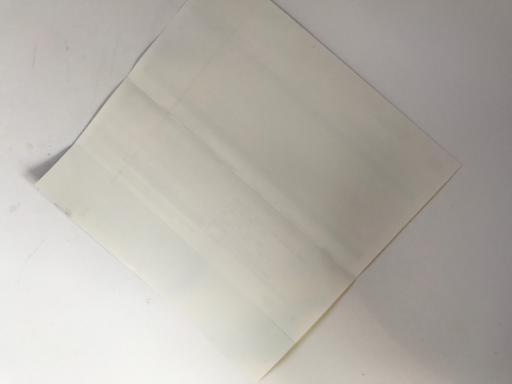
#> input picture images/kertas/kertas106.jpg, 512 x 384 px; its folder holds only this picture in this run
$ python feature_extraction_color.py
#> lines starting #> are read from the running program, lines starting #| are printed output that depends on the picture; after the words box and inside, x2 and y2 are one past the last pixel; in counts of white or black regions, pixels touching at a corner belong together
import cv2
import numpy as np
import os

def extract_color_features(image_path):
#> called with image_path = 'images/kertas/kertas106.jpg'
    img = cv2.imread(image_path)
#> img is the input picture: shape (384, 512, 3); mean B, G, R 169.5, 176.7, 180.8

    img_rgb = cv2.cvtColor(img, cv2.COLOR_BGR2RGB)
    img_rgb = cv2.resize(img_rgb, (200, 200))  # Optional: resize agar konsisten
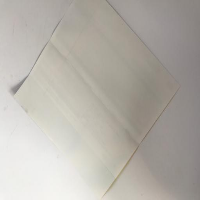
#> img_rgb: shape (200, 200, 3); mean R, G, B 180.8, 176.6, 169.4

    # --- FUNGSI EXTRACT LAB FEATURES DIINTEGRASIKAN DI SINI ---
    # Convert RGB ke Lab
    img_lab = cv2.cvtColor(img_rgb, cv2.COLOR_RGB2LAB)
#> img_lab: shape (200, 200, 3); mean of channels 0, 1, 2 183.7, 128.2, 132.3

    # Statistik mean dan std (L, a, b)
    mean_lab = cv2.mean(img_lab)[:3]
#> mean_lab = (183.7, 128.2, 132.3)
    std_lab = np.std(img_lab.reshape(-1, 3), axis=0)
#> std_lab = [30.77, 1.17, 2.39]
    lab_statistik = list(mean_lab) + list(std_lab)
#> lab_statistik = [183.7, 128.2, 132.3, 30.77, 1.17, 2.39]

    # Histogram Lab 8 bin per channel
    hist_l = cv2.calcHist([img_lab], [0], None, [8], [0, 256]).flatten()
#> hist_l = [0, 0, 0, 15, 11756, 13050, 9119, 6060]
    hist_a = cv2.calcHist([img_lab], [1], None, [8], [0, 256]).flatten()
#> hist_a = [0, 0, 0, 13655, 26345, 0, 0, 0]
    hist_b = cv2.calcHist([img_lab], [2], None, [8], [0, 256]).flatten()
#> hist_b = [0, 0, 0, 7, 39993, 0, 0, 0]
    hist_l = cv2.normalize(hist_l, hist_l).flatten()
#> hist_l = [0, 0, 0, 0.000725, 0.568, 0.631, 0.441, 0.293]
    hist_a = cv2.normalize(hist_a, hist_a).flatten()
#> hist_a = [0, 0, 0, 0.46, 0.888, 0, 0, 0]
    hist_b = cv2.normalize(hist_b, hist_b).flatten()
#> hist_b = [0, 0, 0, 0.000175, 1, 0, 0, 0]
    lab_histogram = list(hist_l) + list(hist_a) + list(hist_b)
#> lab_histogram = [0, 0, 0, 0.000725, 0.568, 0.631, 0.441, 0.293, 0, 0, 0, 0.46, 0.888, 0, 0, 0, 0, 0, 0, 0.000175, 1, 0, 0, 0]

    # --- RGB FEATURES ---
    # Statistik mean dan std (R,G,B)
    mean_rgb = cv2.mean(img_rgb)[:3]
#> mean_rgb = (180.8, 176.6, 169.4)
    std_rgb = np.std(img_rgb.reshape(-1, 3), axis=0)
#> std_rgb = [31.37, 33.23, 33.67]
    fitur_rgb_statistik = list(mean_rgb) + list(std_rgb)  # 6 fitur
#> fitur_rgb_statistik = [180.8, 176.6, 169.4, 31.37, 33.23, 33.67]

    # Histogram warna RGB (8-bin per channel)
    hist_r = cv2.calcHist([img_rgb], [0], None, [8], [0, 256]).flatten()
#> hist_r = [0, 0, 0, 20, 12854, 12750, 8725, 5651]
    hist_g = cv2.calcHist([img_rgb], [1], None, [8], [0, 256]).flatten()
#> hist_g = [0, 0, 0, 94, 15612, 11256, 7614, 5424]
    hist_b = cv2.calcHist([img_rgb], [2], None, [8], [0, 256]).flatten()
#> hist_b = [0, 0, 0, 1012, 19022, 10097, 4975, 4894]
    hist_r = cv2.normalize(hist_r, hist_r).flatten()
#> hist_r = [0, 0, 0, 0.000958, 0.616, 0.611, 0.418, 0.271]
    hist_g = cv2.normalize(hist_g, hist_g).flatten()
#> hist_g = [0, 0, 0, 0.00439, 0.73, 0.526, 0.356, 0.253]
    hist_b = cv2.normalize(hist_b, hist_b).flatten()
#> hist_b = [0, 0, 0, 0.0447, 0.839, 0.446, 0.22, 0.216]
    fitur_rgb_histogram = list(hist_r) + list(hist_g) + list(hist_b)  # 24 fitur
#> fitur_rgb_histogram = [0, 0, 0, 0.000958, 0.616, 0.611, 0.418, 0.271, 0, 0, 0, 0.00439, 0.73, 0.526, 0.356, 0.253, 0, 0, 0, 0.0447, 0.839, 0.446, 0.22, 0.216]

    # Rasio warna putih pada RGB
    mask_white = cv2.inRange(img_rgb, (200, 200, 200), (255, 255, 255))
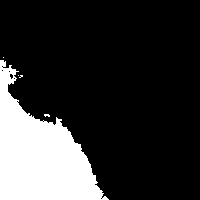
#> mask_white: shape (200, 200); 19.5% white; 5 white regions (4 under 20 px), largest, box (x1, y1, x2, y2) and area: (0, 60, 109, 200) 7781
    white_ratio = np.sum(mask_white > 0) / mask_white.size  # 1 fitur
#> white_ratio = 0.195

    # --- HSV FEATURES ---
    img_hsv = cv2.cvtColor(img_rgb, cv2.COLOR_RGB2HSV)
#> img_hsv: shape (200, 200, 3); mean H, S, V 18.7, 16.9, 180.8

    # Statistik mean dan std (H,S,V)
    mean_hsv = cv2.mean(img_hsv)[:3]
#> mean_hsv = (18.73, 16.86, 180.8)
    std_hsv = np.std(img_hsv.reshape(-1, 3), axis=0)
#> std_hsv = [8.32, 8.54, 31.4]
    fitur_hsv_statistik = list(mean_hsv) + list(std_hsv)  # 6 fitur
#> fitur_hsv_statistik = [18.73, 16.86, 180.8, 8.32, 8.54, 31.4]

    # Histogram HSV: H=8 bins (0-180), S=4 bins, V=4 bins
    hist_h = cv2.calcHist([img_hsv], [0], None, [8], [0, 180]).flatten()
#> hist_h = [25231, 14743, 0, 0, 0, 0, 4, 22]
    hist_s = cv2.calcHist([img_hsv], [1], None, [4], [0, 256]).flatten()
#> hist_s = [39989, 11, 0, 0]
    hist_v = cv2.calcHist([img_hsv], [2], None, [4], [0, 256]).flatten()
#> hist_v = [0, 20, 25590, 14390]
    hist_h = cv2.normalize(hist_h, hist_h).flatten()
#> hist_h = [0.863, 0.505, 0, 0, 0, 0, 0.000137, 0.000753]
    hist_s = cv2.normalize(hist_s, hist_s).flatten()
#> hist_s = [1, 0.000275, 0, 0]
    hist_v = cv2.normalize(hist_v, hist_v).flatten()
#> hist_v = [0, 0.000681, 0.872, 0.49]
    fitur_hsv_histogram = list(hist_h) + list(hist_s) + list(hist_v)  # 16 fitur
#> fitur_hsv_histogram = [0.863, 0.505, 0, 0, 0, 0, 0.000137, 0.000753, 1, 0.000275, 0, 0, 0, 0.000681, 0.872, 0.49]

    # Gabungkan semua fitur
    color_features = (
        fitur_rgb_statistik +
        fitur_rgb_histogram +
        [white_ratio] +
        fitur_hsv_statistik +
        fitur_hsv_histogram +
        lab_statistik +
        lab_histogram
    )  # Total fitur: 6 + 24 + 1 + 6 + 16 + 6 + 24 = 83 fitur
#> color_features = 83 values, max 183.7 at index 53, min 0 at index 6, mean 16.65

    return color_features


if __name__ == "__main__":
    image_dir = 'images/kertas'

    if not os.path.exists(image_dir):
        print(f"Direktori citra '{image_dir}' tidak ditemukan.")
    else:
        all_files_in_dir = os.listdir(image_dir)
        print(f"Jumlah total file di direktori '{image_dir}': {len(all_files_in_dir)}")

        image_files = [f for f in all_files_in_dir if f.lower().endswith(('.jpg', '.jpeg', '.png'))]
        print(f"Jumlah file citra yang terdeteksi setelah filter: {len(image_files)}")

        all_color_features = []
        for img_file in image_files:
            img_path = os.path.join(image_dir, img_file)
            features = extract_color_features(img_path)
#> features has the same summary as color_features in extract_color_features
            if features is not None:
                all_color_features.append(features)

        if all_color_features:
            all_color_features = np.array(all_color_features)
            print("--------------------------------------------")
            print(f"Ekstraksi fitur warna selesai. Total fitur diekstrak: {all_color_features.shape}")
#| Ekstraksi fitur warna selesai. Total fitur diekstrak: (1, 83)
            np.savetxt("fitur\extracted_color_features_kertas.csv", all_color_features, delimiter=",")
            print("Fitur warna untuk kertas berhasil disimpan ke 'extracted_color_features_kertas.csv'")
        else:
            print("Tidak ada fitur warna yang berhasil diekstrak.")
